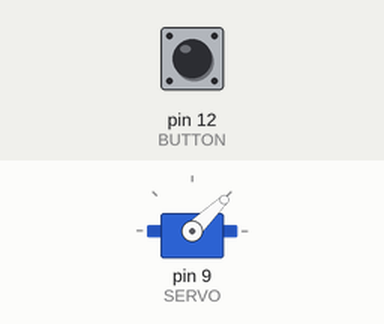
Bench run of a sketch on a simulated Arduino Nano, built with avr-gcc and run on an emulated ATmega328P. Parts: servo. Inputs (shaded band) come from the test bench; at power-on: pin 12 (BUTTON) HIGH.

Above: at 6.7 s.
6.8 s: pin 12 (BUTTON) pulled LOW for 1 s
At 7.22 s:
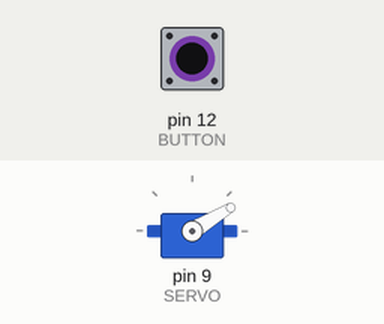
10.3 s: pin 12 (BUTTON) pulled LOW for 3.2 s
At 10.66 s:
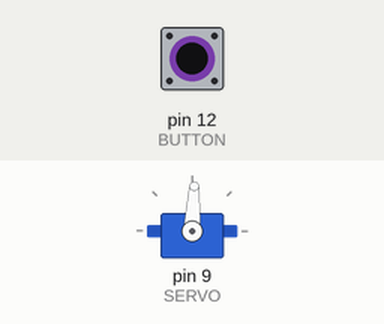
Timing chart, 0 to 20.5 s (numbered marks = the images above; inputs shaded):
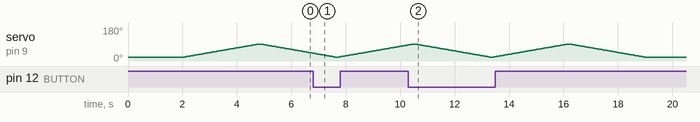

The sketch:

Winka_OS_v0.1_AK.ino
```cpp
/* Winka OS v0.1_AK
 by SillySoftwareSolutions

 v0.1_AK  * nur zum Testen
*/

#include <Servo.h>

// feste Variablen
#define SERVO 9  // D9 am nano
#define BUTTON 12 // D12

// Variablen, die über die Konsole verändert werden können:
byte POSA = 20; // muss kleiner als B sein!
byte POSB = 90;
int DELAY = 15*1000;
byte STEP = 40;

Servo s;

boolean toPosA = false;
boolean toPosB = false;
long nextWink;
long nextStep;
byte pos = POSA;


void setup() {
  // Serial setup
  Serial.begin(9600);

  // Servo setup
  s.attach(SERVO);
  s.write(pos);

  // Button setup
  pinMode(BUTTON, INPUT);

  // erster Wink nach 2s
  delay(2000);
  wink();
}

void loop() {
  if(millis() >= nextStep){
    nextStep = millis() + STEP;
    if(toPosB){
      if(POSB > pos){
        pos += 1;
        s.write(pos);
      }else{
        toPosA = true;
        toPosB = false;
      }
    }else if(toPosA){
      if(POSA < pos){
        pos -= 1;
        s.write(pos);
      }
      else{
        nextStep = 0;
        toPosA = false;
        nextWink = millis() + DELAY;
      }
    }

  }else if(nextWink != 0 && millis() >= nextWink){
    wink();
  }

  if((byte)digitalRead(BUTTON) == 0){
    //Serial.println(toPosA);  Serial.print(" ");  Serial.print(toPosB);  Serial.print(" ");  Serial.print(nextStep);  Serial.print(" ");  Serial.print(nextWink);  Serial.print(" ");  Serial.print(millis());
    wink();
  }


}

void wink(){
  if(toPosA == false && toPosB == false){
      toPosB = true;
      toPosA = true;
      nextStep = millis() + STEP;
      nextWink = millis() + DELAY + STEP*100;
  }
}
```
